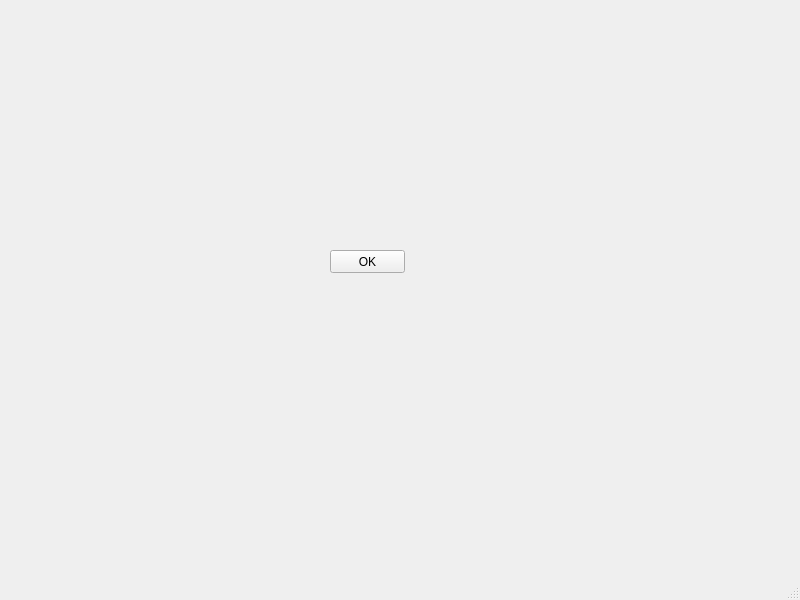
<?xml version="1.0" encoding="UTF-8"?>
<ui version="4.0">
 <class>MainWindow</class>
 <widget class="QMainWindow" name="MainWindow">
  <property name="geometry">
   <rect>
    <x>0</x>
    <y>0</y>
    <width>800</width>
    <height>600</height>
   </rect>
  </property>
  <property name="windowTitle">
   <string>MainWindow</string>
  </property>
  <widget class="QWidget" name="centralwidget">
   <widget class="QPushButton" name="pushButton">
    <property name="geometry">
     <rect>
      <x>330</x>
      <y>250</y>
      <width>75</width>
      <height>23</height>
     </rect>
    </property>
    <property name="text">
     <string>OK</string>
    </property>
   </widget>
  </widget>
  <widget class="QMenuBar" name="menubar">
   <property name="geometry">
    <rect>
     <x>0</x>
     <y>0</y>
     <width>800</width>
     <height>23</height>
    </rect>
   </property>
  </widget>
  <widget class="QStatusBar" name="statusbar"/>
 </widget>
 <resources/>
 <connections>
  <connection>
   <sender>pushButton</sender>
   <signal>clicked()</signal>
   <receiver>MainWindow</receiver>
   <slot>onOKPressed()</slot>
   <hints>
    <hint type="sourcelabel">
     <x>367</x>
     <y>284</y>
    </hint>
    <hint type="destinationlabel">
     <x>399</x>
     <y>299</y>
    </hint>
   </hints>
  </connection>
 </connections>
 <slots>
  <slot>onOKPressed()</slot>
 </slots>
</ui>
